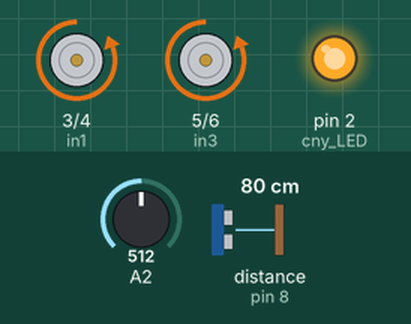
This sketch was run on a simulated Arduino Uno, built with avr-gcc and run on an emulated ATmega328P. On the bench: motor-driver pin pairs drawn as motors (green arrow = first pin HIGH = forward, orange = second pin HIGH = backward, longer = more drive, scaled by the enable pin), output pins drawn as LEDs (lit = HIGH). Inputs (shaded band) come from the test bench; at power-on: distance to the obstacle (sensor on pin 8) 80 cm, A2 = 512. The echo pulse lasts 58.3 µs per cm; pins used as bus, display or sensor lines are not drawn.

Above: at 11.2 s.
11.3 s: distance to the obstacle (sensor on pin 8) set to 21 cm
19.1 s: distance to the obstacle (sensor on pin 8) set to 17 cm
At 21.1 s:
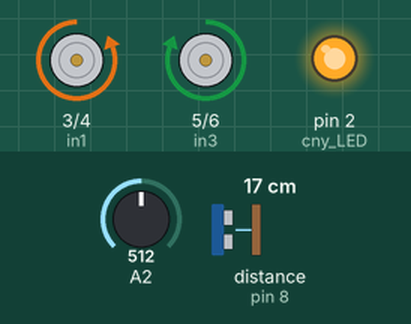
26.9 s: distance to the obstacle (sensor on pin 8) set to 35 cm
At 30.0 s:
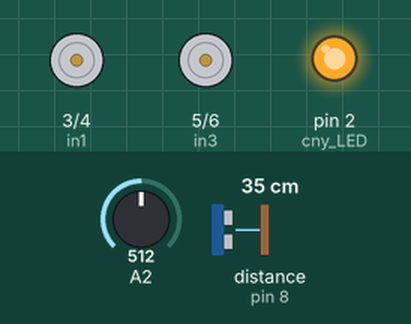
34.7 s: distance to the obstacle (sensor on pin 8) set to 2 cm
42.5 s: distance to the obstacle (sensor on pin 8) set to 60 cm
At 43.4 s:
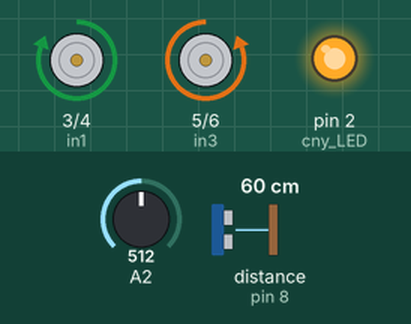
Timing chart, 0 to 53.2 s (numbered marks = the images above; inputs shaded):
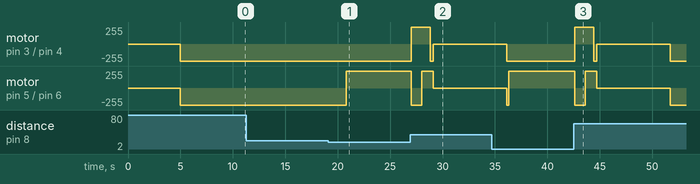

Measured:
- the behaviour switches between 20 and 19 cm on distance to the obstacle (sensor on pin 8) (found by bisection; images 0 and 1)
- after the input at 11.3 s, every drawn part: stays the same
- after the input at 19.1 s, motor on pin 5 (in3) / pin 6 (in4): backward 255/255 → forward 255/255 after 1.7 s
- after the input at 26.9 s, motor on pin 3 (in1) / pin 4 (in2): backward 255/255 → forward 255/255 after 0.12 s, → backward 255/255 1.8 s later, → stopped 0.30 s later; motor on pin 5 (in3) / pin 6 (in4): forward 255/255 → backward 255/255 after 0.12 s, → forward 255/255 1.0 s later, → stopped 1.1 s later

The sketch:

Mero_Mero_Arduino_Nano-1.ino
```cpp
//PROGRAMA ENTERO
int in1 = 3, in2 = 4, in3 = 5, in4 = 6;
int enable1 = 10, enable2 = 11;
int distancia;
int tiempo;
int TRIGGER = 9, ECHO = 8;
int luz;
int cny_LED = 2;

void setup(){
  pinMode(cny_LED, OUTPUT);
  digitalWrite(cny_LED,HIGH);//Enciende el LED IR embebido en el CNY70

  pinMode(in1, OUTPUT);
  pinMode(in2, OUTPUT);
  pinMode(in3, OUTPUT);
  pinMode(in4, OUTPUT);
  analogWrite(enable1, 255);
  analogWrite(enable2, 255);
  Serial.begin(9600);
  pinMode(TRIGGER, OUTPUT); /*activación del pin 9 como salida: para el pulso ultrasónico*/
  pinMode(ECHO, INPUT); /*activación del pin 8 como entrada: tiempo del rebote del ultrasonido*/
}
void loop(){
  do {
    delay(5000);
    derecha();
    delay(200);
    distancia=distancia_medida();
  } while (distancia>=20);
  do {
    atras();
    luz = analogRead(A2);
    distancia = distancia_medida();
    delay(80);
  } while (luz>900 || distancia<=20);
  adelante();
  delay(1000);
  izquierda();
  delay(800);
  atras();
  delay(300);
  detener();
  delay(2000);
/*
if(luz>0 && luz<180){
Serial.println(“blanco”);
}
else {
Serial.println(“negro”);
}
*/
}
int distancia_medida() {
  digitalWrite(TRIGGER, LOW);
  delayMicroseconds(2);
  digitalWrite(TRIGGER, HIGH);
  delayMicroseconds(10);
  digitalWrite(TRIGGER, LOW);
// Calcula la distancia midiendo el tiempo del estado alto del pin ECHO
  tiempo = pulseIn(ECHO, HIGH);
// La velocidad del sonido es de 340m/s o 29 microsegundos por centimetro
  distancia = tiempo / 58;
//manda la distancia al monitor serie
/*
Serial.print(distancia);
Serial.println(“cm”);
delay(100);
*/
  return distancia;
  delay(5000);
}
void detener() {
  digitalWrite(in1, LOW);
  digitalWrite(in2, LOW);
  digitalWrite(in3, LOW);
  digitalWrite(in4, LOW);
}
void izquierda() {
  digitalWrite(in1, HIGH);
  digitalWrite(in2, LOW);
  digitalWrite(in3, HIGH);
  digitalWrite(in4, LOW);
}
void derecha() {
  digitalWrite(in2, HIGH);
  digitalWrite(in1, LOW);
  digitalWrite(in4, HIGH);
  digitalWrite(in3, LOW);
}
void adelante() {
  digitalWrite(in1, HIGH);
  digitalWrite(in2, LOW);
  digitalWrite(in4, HIGH);
  digitalWrite(in3, LOW);
}
void atras() {
  digitalWrite(in2, HIGH);
  digitalWrite(in1, LOW);
  digitalWrite(in3, HIGH);
  digitalWrite(in4, LOW);
}
```
